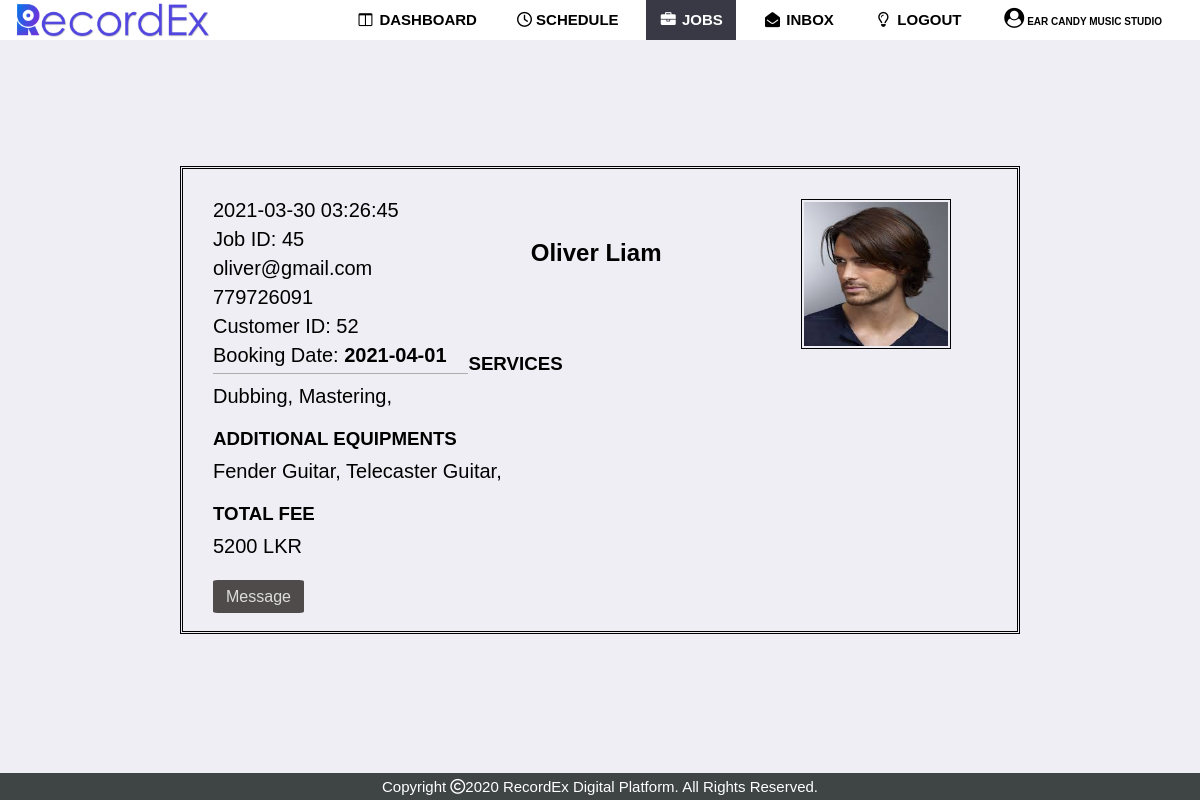
Page /view/studio/cust_request_view.php?job=45&&status=1 (signed in) on the committed database.
### tables this page shows
CREATE TABLE `studio` (
  `studio_id` int(5) NOT NULL,
  `studio_name` varchar(100) NOT NULL,
  `s_address_line1` varchar(100) NOT NULL,
  `s_address_line2` varchar(100) NOT NULL,
  `s_city` varchar(100) NOT NULL,
  `distric` varchar(100) NOT NULL,
  `postalcode` varchar(100) NOT NULL,
  `s_email` varchar(100) NOT NULL,
  `password` varchar(200) NOT NULL,
  `s_tele_no` int(20) NOT NULL,
  `paypal` varchar(100) NOT NULL,
  `owner_id` int(100) NOT NULL,
  `profile` varchar(500) NOT NULL,
  `cover` varchar(500) NOT NULL,
  `description` text NOT NULL,
  `latitude` varchar(50) NOT NULL,
  `longitude` varchar(50) NOT NULL,
  `verified` tinyint(4) NOT NULL DEFAULT '0',
  `email_verified` tinyint(1) NOT NULL DEFAULT '0',
  `owner_verified` tinyint(1) NOT NULL DEFAULT '0',
  `blocked` int(1) NOT NULL DEFAULT '0',
  `status` varchar(10) NOT NULL DEFAULT 'Active now'
);

CREATE TABLE `reserved_job` (
  `job_id` int(5) NOT NULL,
  `c_id` int(5) NOT NULL,
  `studio_id` int(5) NOT NULL,
  `date` date NOT NULL,
  `choose_time` timestamp NULL DEFAULT NULL,
  `isplaced` int(1) NOT NULL DEFAULT '0',
  `rated` int(1) NOT NULL DEFAULT '0',
  `temp_blocked` int(1) NOT NULL DEFAULT '1'
);

CREATE TABLE `customer` (
  `c_id` int(6) NOT NULL,
  `first_name` varchar(60) NOT NULL,
  `last_name` varchar(60) NOT NULL,
  `email` varchar(60) NOT NULL,
  `tele_no` int(10) NOT NULL,
  `password` varchar(60) NOT NULL,
  `email_verified` tinyint(1) NOT NULL DEFAULT '0',
  `blocked` int(1) NOT NULL DEFAULT '0',
  `image` varchar(500) NOT NULL,
  `status` varchar(10) NOT NULL DEFAULT 'Active now'
);

CREATE TABLE `reserved_services` (
  `res_id` int(5) NOT NULL,
  `job_id` int(5) NOT NULL,
  `service_name` varchar(100) NOT NULL,
  `charge` int(10) NOT NULL
);

CREATE TABLE `reserved_audio_gear` (
  `audio_id` int(5) NOT NULL,
  `job_id` int(5) NOT NULL,
  `name` varchar(100) NOT NULL,
  `charge` int(10) NOT NULL
);

### view/studio/cust_request_view.php (the view, shortened to what this page needs)
<?php
require_once('../../inc/connection.php');
if(isset($_GET['job'])){
	$job = $_GET['job'];
	$query1 = "SELECT * FROM reserved_job WHERE job_id = $job";
	$result_set1 = mysqli_query($connection,$query1);
	$record1 = mysqli_fetch_assoc($result_set1);
	$c_id = $record1['c_id'];
	$query2 = "SELECT * FROM customer WHERE c_id = $c_id";
	$result_set2 = mysqli_query($connection,$query2);
	$record2 = mysqli_fetch_assoc($result_set2);
	$query3 = "SELECT * FROM reserved_services WHERE job_id = $job";
	$result_set3 = mysqli_query($connection,$query3);
	$query4 = "SELECT * FROM reserved_audio_gear WHERE job_id = $job";
	$result_set4 = mysqli_query($connection,$query4);
}
?>
<!DOCTYPE html>
<html>
<head>
	<link rel="stylesheet" type="text/css" href="../../css/customer/view_pending.css">
</head>
<body>
  <?php require_once('../../inc/stu_dash_navbar.php');?>
  <div class="row">
    <div class="container">
      <div id="details">
      <div id="col1">
        <?php
        echo "<p>$record1[choose_time]</p>";
        echo "<p>Job ID: $job</p>";
        echo "<p>$record2[email]</p>";
		echo "<p>$record2[tele_no]</p>";
        echo "<p>Customer ID: $record2[c_id]</p>";
        echo "<p>Booking Date: <b>$record1[date]</b></p>";
        ?>
      </div>
      <div id="col2">
        <?php
        echo "<h2>$record2[first_name] $record2[last_name]</h2>";
        ?>
      </div>
      <div id="col3">
        <?php
        echo "<img src='../../img/customer/$record2[image]' height='150' width='150'>";
        ?>
      </div>
      </div>
      <div id="services">
        <h3>SERVICES</h3>
          <?php
            $total = 0;
            echo "<p>";
            while($record3 = mysqli_fetch_assoc($result_set3)){
              echo "$record3[service_name], ";
              $total = $total + $record3['charge'];
            }
            echo "</p>";
          ?>
          <h3>ADDITIONAL EQUIPMENTS</h3>
          <?php
            echo "<p>";
            while($record4 = mysqli_fetch_assoc($result_set4)){
              echo "$record4[name], ";
              $total = $total + $record4['charge'];
            }
            echo "</p>";
          ?>
          <h3>TOTAL FEE</h3>
            <?php
              echo "<p>$total LKR</p>";
            ?>
      </div>
      <div id="buttons">
      <?php
            if(isset($_GET['status'])){
              if($_GET['status']==1){
                echo "<a href='studio_chat.php?c_id=$c_id'>Message</a>";
              }
            }
          ?>
      </div>
	  </div>
  </div>
  <?php require_once('../../inc/minfooter.php'); ?>
</body>
</html>

### inc/stu_dash_navbar.php (shortened to what this page needs)
<head>
<link rel="stylesheet" href="https://cdnjs.cloudflare.com/ajax/libs/font-awesome/4.7.0/css/font-awesome.min.css">
</head>
<?php
$user_name="User";
 if(isset($_SESSION['username']) && isset($_SESSION['user_id'])){
      $user_name=$_SESSION['username'];
      $user_id=$_SESSION['user_id'];
      $query="SELECT * FROM studio WHERE studio_id = $user_id";
      $result_set = mysqli_query($connection,$query);
      if($result_set){
        $record =mysqli_fetch_assoc($result_set);
        $user_name=$record['studio_name'];
      }
   }
?>
<nav>
  <a class="logo" href="#"><img src="../../inc/logo3.png"></a>
  <ul>
  <?php $filename=basename($_SERVER['PHP_SELF'])?>
    <li><a href="../studio/studio_dash.php" <?php if($filename=='studio_dash.php')  echo "class=active"?>><i class="fa fa-fw fa-columns"></i> Dashboard</a></li>
    <li><a href="../studio/studio_schedule.php" <?php if($filename=='studio_schedule.php') echo "class=active"?>><i class="fa fa-clock-o"></i> Schedule</a></li>
    <li><a href="../../view/studio/cust_request.php" <?php if($filename=='cust_request.php' || $filename=='cust_request_view.php') echo "class=active"?>><i class="fa fa-fw fa-briefcase"></i> Jobs</a></li>
    <li><a href="../../view/studio/studio_inbox.php" <?php if($filename=='studio_inbox.php') echo "class=active"?>><i class="fa fa-fw fa-envelope-open"></i> Inbox</a></li>
    <li><a href="../../controller/logout.php"><i class="fa fa-fw fa-lightbulb-o"></i> Logout</a></li>
    <li><a style='font-size:10px;' id="user" title="<?php echo $user_name;?>" href="../studio/studio_profile.php" <?php if($filename=='studio_profile.php') echo "class=active"?>><i style='font-size:20px;' class="fa fa-fw fa-user-circle"></i><?php echo $user_name;?></a></li>
  </ul>
</nav>

### css/customer/view_pending.css (style rules this page uses)
* { margin: 0; padding: 0; box-sizing: border-box; }
body { background: rgba(223, 223, 235, 0.5); }
.row { padding-top: 40px; }
.container { font-family: sans-serif; position: absolute; top: 50%; left: 50%; transform: translate(-50%,-50%); width: 70%; border: 3px double black; padding: 10px; }
.container #details { margin: 20px; }
.container #details p { margin-bottom: 6px; font-size: 1.25rem; }
#details #col1, #details #col2, #details #col3 { float: left; }
#details #col1 { width: 33%; border-bottom: 1px solid rgb(177, 172, 172); }
#details #col2 { text-align: center; width: 33%; }
#details #col3 { width: 33%; padding-left: 10%; }
#col2 h2 { margin-top: 40px; }
#details #col3 img { padding: 2px; border: 1px solid black; }
.container #services { margin: 20px; margin-bottom: 30px; }
#services h3 { margin-bottom: 10px; margin-top: 20px; }
#services p { font-size: 1.25rem; }
#buttons { margin-left: 20px; margin-bottom: 15px; }
#buttons a { text-decoration: none; padding: 8px 13px; background-color: rgb(80, 75, 75); margin-right: 30px; color: rgb(221, 221, 221); border: none; border-radius: 5%; }

### inc/stu_dash_navbar.php (style rules this page uses)
* { padding: 0; margin: 0; text-decoration: none; list-style: none; box-sizing: border-box; }
nav { background-color: white; height: 40px; width: 100%; position: fixed; overflow: hidden; z-index: 1; }
nav ul { float: right; margin-right: 20px; list-style: none; }
nav ul li { display: inline-block; line-height: 40px; margin: 0 5px; }
nav ul li a { font-family: sans-serif; color: black; font-size: 15px; padding: 12px 13px; text-transform: uppercase; font-weight: bold; }
#user { font-size:1.4em; }
nav a.logo { line-height: 40px; padding-left:15px; }
nav a.logo img { height: 40px; }
a.active { background-color: rgb(56,57,68); color: white; }

### rows in the picture
studio: studio_name "EAR CANDY MUSIC STUDIO"
reserved_job: choose_time "2021-03-30 03:26:45", date "2021-04-01"
customer: email "oliver@gmail.com", tele_no "779726091", c_id "52", first_name "Oliver", last_name "Liam", image (picture)
reserved_services: service_name "Dubbing"
reserved_services: service_name "Mastering"
reserved_audio_gear: name "Fender Guitar"
reserved_audio_gear: name "Telecaster Guitar"

### other values in the picture
$job "45"
$total "5200"
